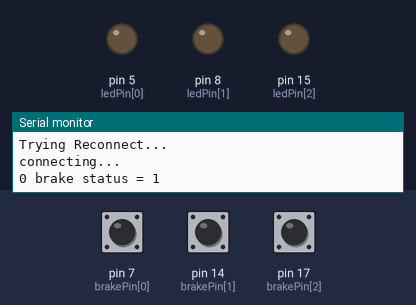
This sketch was run on a simulated Arduino Uno, built with avr-gcc and run on an emulated ATmega328P. On the bench: output pins drawn as LEDs (lit = HIGH), the last lines printed to the serial monitor. Dashed ring = blinking. The test bench sets the inputs (shaded band); at power-on: pin 7 (brakePin[0]) HIGH, pin 14 (brakePin[1]) HIGH, pin 17 (brakePin[2]) HIGH. WiFi joins after 1.5 s; servers stay silent unless stated.

Above: at 2.2 s.
2.3 s: pin 7 (brakePin[0]) pulled LOW for 3.2 s
At 3.8 s:
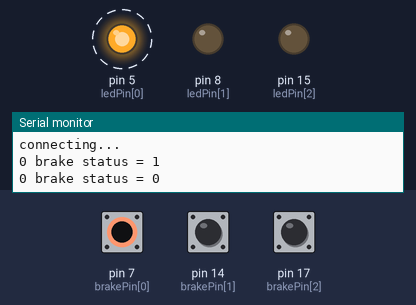
7.5 s: pin 14 (brakePin[1]) pulled LOW for 3.2 s
At 9.8 s:
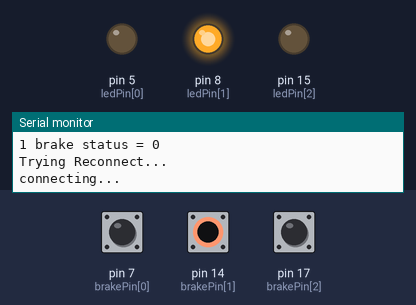
12.7 s: pin 17 (brakePin[2]) pulled LOW for 1 s
At 13.8 s:
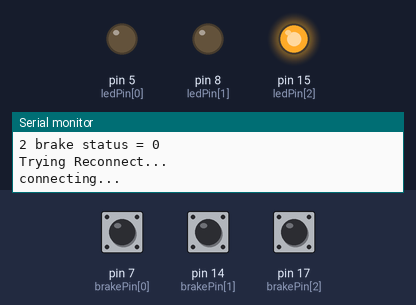
15.5 s: pin 17 (brakePin[2]) pulled LOW for 3.2 s
At 20.2 s:
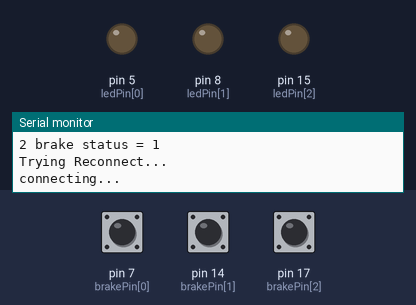
20.7 s: pin 7 (brakePin[0]) driven LOW and pin 14 (brakePin[1]) driven LOW and pin 17 (brakePin[2]) driven LOW
At 23.5 s:
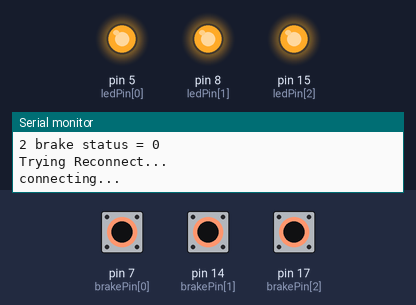
23.7 s: pin 7 (brakePin[0]) driven HIGH
At 25.8 s:
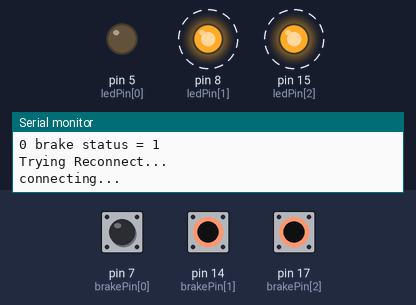
Timing chart, 0 to 27.7 s (numbered marks = the images above; inputs shaded):
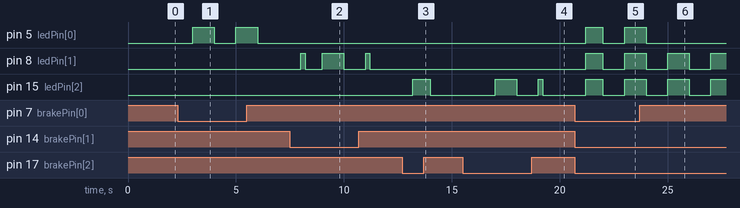

The sketch:

Trolley_finish.ino
```cpp
/*
  Котроллер готовности на финише троллея.
 */

#include <SPI.h>
#include <Ethernet.h>
#include <Wiegand.h>

//  MAC адрес устройства (должен быть уникален в сети
byte macaddr[] = {
  0xDE, 0xAD, 0xBE, 0xEF, 0xFE, 0xED
};
// IP адрес этого устройства
IPAddress myip(192, 168, 0, 30);

//IP адрес устройства на старте
IPAddress serverip(192,168,0,235);


// сетевой интерфейс
EthernetClient ethclient;

// WIEGAND интерфейс
WIEGAND wg;

// Определяем входы датчиков тормозов и кнопок готовности;
const int brakePin[] = {7,14,17};
const int buttonPin[] = {6,9,16};

// Определяем выходы светодиодов;
const int ledPin[] = {5,8,15};

// Определяем временные периоды. "L" обязательна для типа длинного целого
const unsigned long postingInterval = 10L * 1000L;   // максимальное время между пакетами состояния при отсутствии событий
const unsigned long reconnectInterval = 60L * 1000L; // время без соединения до перезагрузки сети
const unsigned long debounceInterval = 500L;         // Время задержки от дребезга контактов

// Определяем переменные
unsigned long lastConnectionTime = 0;             // время последнего удачного сеагса связи
unsigned long previousMillis[] = {0,0,0};         // времена для борьбы с дребезгом контактов датчиков тормоза
byte lastbrakestate[] = {2,2,2};                  // последние состояния датчиков тормоза (заведомо нереальные, чтобы в первом же цикле они приняли реальные значения)
volatile byte linestate[] = {0,0,0};              // статусы линий (0 - не готова, Bxx1 - тормоз Ок, Bx1x - готовность старта(последняя карточка принята), B111 - полная готовность к приему
volatile bool needSend = false;                   // признак необходимости передачи на старт изменения состояния
volatile unsigned long lastUIN = 0;               // UIN последней считаннаой карточки, 0 если нет необработаных карт

void setup() {
// Определяем номера и параметры входов
  for (int i=0; i <= 2; i++){
    pinMode(brakePin[i], INPUT_PULLUP);
    pinMode(buttonPin[i], INPUT_PULLUP);
    pinMode(ledPin[i], OUTPUT);
  }

//############## Отладка #############
  Serial.begin(9600);
//^^^^^^^^^^^^^^^^^^^^^^^^^^^^^^^^^^^

// ждем пока загрузится ethernet-шильд
  delay(1000);

// Инициализация Ethernet с фиксированным IP адресом
  Ethernet.begin(macaddr, myip);

//############## Отладка #############
  Serial.print("My IP address: ");
  Serial.println(Ethernet.localIP());
//^^^^^^^^^^^^^^^^^^^^^^^^^^^^^^^^^^^

// Инициализация обработчика протокола Wiegant
  wg.begin();

}

// Основной цикл
void loop() {

// Проверка датчики тормозов
  for (int i=0; i <= 2; i++){

    // Проверим изменилось ли состояние
    if (lastbrakestate[i] != digitalRead(brakePin[i]))  {
      if (previousMillis[i]==0) {                                     //
        previousMillis[i] = millis();                                 // запомним время этого события
      } else if (previousMillis[i]+debounceInterval < millis()) {     // прошло ли время дребезга контактов
         lastbrakestate[i] = digitalRead(brakePin[i]);                // сохраним новое состояние
           previousMillis[i]=0;                                       // и обнулим время
        if (lastbrakestate[i] == LOW){                                // изменим статус линии
           linestate[i] = linestate[i] | B001;
         } else {
           linestate[i] = linestate[i] & B010;
           digitalWrite(ledPin[i], LOW);                              // потушим светодиод состояния
         }
        needSend = true;                                              // установим признак изменения состояния

//############## Отладка #############
    Serial.print(i);
    Serial.print(" brake status = ");
    Serial.println(lastbrakestate[i]);
//^^^^^^^^^^^^^^^^^^^^^^^^^^^^^^^^^^^
       }

    } else if (previousMillis[i]) {                                   // это был дребезга контактов
      previousMillis[i]=0;                                            // обнулим время
    }

    if (linestate[i] == B001) {                                       // тормоз в порядке
      // Включим медленное мигание
      if ((millis()% 2000) > 1000) {digitalWrite(ledPin[i], HIGH);
      } else {digitalWrite(ledPin[i], LOW);}
    } else if (linestate[i] == B011) {                                // нет неразблокированных карт на старте
      // Проверим состояние кнопок
      if (digitalRead(buttonPin[i]) == HIGH) {                        // нажата кнопка на финише
        linestate[i] = B111;
        needSend = true;
      }
      // Включим ускоренное мигание
      if ((millis()% 600) > 300) {digitalWrite(ledPin[i], HIGH);
      } else {digitalWrite(ledPin[i], LOW);}
    } else if (linestate[i] == B111) {                                // полная готовность
      digitalWrite(ledPin[i], HIGH);
    }


  }   // end for...

// Считывание карточки, если она есть
  if (wg.available())
  {
    lastUIN = wg.getCode();
    needSend = true;
//############## Отладка #############
//    Serial.print("UIN = ");
//    Serial.print(lastUIN,HEX);
//^^^^^^^^^^^^^^^^^^^^^^^^^^^^^^^^^^^
  }

  // Если изменился статус или пришло время пинга отправляем пакет
  if (needSend ||(millis() - lastConnectionTime > postingInterval)) sendState();

  // Ждем ответ
  if (ethclient.available()) {
    byte b = ethclient.read();
    if ((b&0xA8)==0xA8){
       for (int i=0; i <= 2; i++){
          if ((b>>i)&1) {
            linestate[2-i] = linestate[2-i] | B10;
          }
       }
    } else if (b==0xCB){
      lastUIN = 0;
    }
  }
}

// процедура соединения с контроллером на старте
void connectToSrart() {
  // закрываем прошлое соединение если оно было
  ethclient.stop();

  // попыска соединения по адресу serverip на порт 4020
  if (ethclient.connect(serverip, 4020)) {

//############## Отладка #############
Serial.println("connecting...");
//^^^^^^^^^^^^^^^^^^^^^^^^^^^^^^^^^^^

    // здесь бы неплохо сделать отправку уникального пакета для примитивной авторизации
//    ethclient.println("ЗeC!");

    // note the time that the connection was made:
    lastConnectionTime = millis();
  } else {
    // if you couldn't make a connection:

//############## Отладка #############
    Serial.println("connection failed");
//^^^^^^^^^^^^^^^^^^^^^^^^^^^^^^^^^^^

}
}

// процидура отправки 4х байт состояния или номера последней карточки
void sendState() {

//  client.flush();
  // если активно соединение
  if (ethclient.connected()) {
    byte dat[5] = {0,0,0,0,0};                    // готовим масив
    if (lastUIN>0) {                              // если есть номер карточки записываем в масив в обратном порядке
      for (byte i = 0; i <3; i = i + 1){
        dat[3-i]=(lastUIN >> (i*8)) & 0xFF;
      }
      dat[0]=0xBC;                               // признак того, что пердаются байты состояния
    } else {
      for (byte i = 1; i <=3; i = i + 1){
        dat[i]=linestate[i-1];                    // если нет карточки передаем байт состояния
      }
      dat[0]=0xBD;                              // признак того, что пердаются байты состояния
    }
    dat[4]=0xEF;                                // стоп байт. в идеале надо бы CRC
    ethclient.write(dat,5);
    needSend = false;

    // сохраним время последнего удачного сеанса
    lastConnectionTime = millis();
  } else {
    // иначе попытка соединиться


//############## Отладка #############
    Serial.println("Trying Reconnect...");
//^^^^^^^^^^^^^^^^^^^^^^^^^^^^^^^^^^^

    connectToSrart();
  }
}
```

Measured:
- after the input at 2.3 s, pin 5 (ledPin[0]): alternates HIGH for 1.0 s and LOW for 1.0 s, starting after 0.70 s
- after the input at 7.5 s, pin 8 (ledPin[1]): goes HIGH 0.20 s, LOW 0.80 s, HIGH 1.0 s, LOW 1.0 s, HIGH 0.20 s, then LOW, starting after 0.50 s
- after the input at 12.7 s, pin 15 (ledPin[2]): LOW → HIGH after 0.50 s, → LOW 0.80 s later
- after the input at 15.5 s, pin 15 (ledPin[2]): LOW → HIGH after 1.5 s, → LOW 1.0 s later, → HIGH 1.0 s later, → LOW 0.20 s later
- after the input at 20.7 s, pin 5 (ledPin[0]), pin 8 (ledPin[1]), pin 15 (ledPin[2]): LOW → HIGH after 0.50 s, → LOW 0.80 s later, → HIGH 1.0 s later
- after the input at 23.7 s, pin 5 (ledPin[0]): goes on until 24.0 s, then stays LOW
